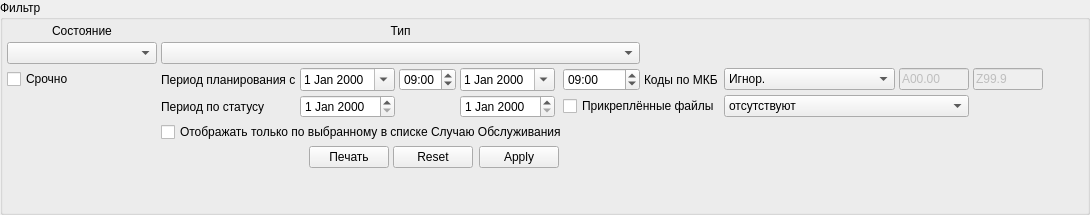
                 <widget class="QGroupBox" name="grbActionFilter">
                  <property name="title">
                   <string>Фильтр</string>
                  </property>
                  <layout class="QGridLayout" name="gridLayout_19">
                   <property name="margin">
                    <number>4</number>
                   </property>
                   <property name="spacing">
                    <number>4</number>
                   </property>
                   <item row="0" column="0">
                    <widget class="QLabel" name="lblFilterActionStatus">
                     <property name="minimumSize">
                      <size>
                       <width>150</width>
                       <height>0</height>
                      </size>
                     </property>
                     <property name="text">
                      <string>Состояние</string>
                     </property>
                     <property name="alignment">
                      <set>Qt::AlignCenter</set>
                     </property>
                    </widget>
                   </item>
                   <item row="0" column="1" colspan="6">
                    <widget class="QLabel" name="lblFilterActionType">
                     <property name="text">
                      <string>Тип</string>
                     </property>
                     <property name="alignment">
                      <set>Qt::AlignCenter</set>
                     </property>
                    </widget>
                   </item>
                   <item row="1" column="0">
                    <widget class="CActionStatusComboBox" name="cmbFilterActionStatus">
                     <property name="enabled">
                      <bool>true</bool>
                     </property>
                     <property name="sizePolicy">
                      <sizepolicy hsizetype="Preferred" vsizetype="Fixed">
                       <horstretch>0</horstretch>
                       <verstretch>0</verstretch>
                      </sizepolicy>
                     </property>
                     <property name="minimumSize">
                      <size>
                       <width>150</width>
                       <height>0</height>
                      </size>
                     </property>
                     <property name="maximumSize">
                      <size>
                       <width>150</width>
                       <height>16777215</height>
                      </size>
                     </property>
                    </widget>
                   </item>
                   <item row="3" column="0">
                    <widget class="QCheckBox" name="chkFilterIsUrgent">
                     <property name="text">
                      <string>Срочно</string>
                     </property>
                    </widget>
                   </item>
                   <item row="3" column="1">
                    <widget class="QLabel" name="label_4">
                     <property name="text">
                      <string>Период планирования с</string>
                     </property>
                    </widget>
                   </item>
                   <item row="3" column="2">
                    <widget class="CDateEdit" name="edtFilterBegDatePlan">
                     <property name="calendarPopup">
                      <bool>true</bool>
                     </property>
                    </widget>
                   </item>
                   <item row="3" column="3">
                    <widget class="QLabel" name="label_6">
                     <property name="text">
                      <string>по</string>
                     </property>
                    </widget>
                   </item>
                   <item row="3" column="4">
                    <widget class="CDateEdit" name="edtFilterEndDatePlan">
                     <property name="calendarPopup">
                      <bool>true</bool>
                     </property>
                    </widget>
                   </item>
                   <item row="7" column="1">
                    <spacer name="verticalSpacer">
                     <property name="orientation">
                      <enum>Qt::Vertical</enum>
                     </property>
                     <property name="sizeHint" stdset="0">
                      <size>
                       <width>20</width>
                       <height>40</height>
                      </size>
                     </property>
                    </spacer>
                   </item>
                   <item row="4" column="2">
                    <widget class="CDateEdit" name="edtFilterBegDateByStatus"/>
                   </item>
                   <item row="4" column="4">
                    <widget class="CDateEdit" name="edtFilterEndDateByStatus"/>
                   </item>
                   <item row="6" column="0" colspan="6">
                    <layout class="QHBoxLayout" name="horizontalLayout_2">
                     <item>
                      <spacer name="horizontalSpacer_6">
                       <property name="orientation">
                        <enum>Qt::Horizontal</enum>
                       </property>
                       <property name="sizeHint" stdset="0">
                        <size>
                         <width>40</width>
                         <height>20</height>
                        </size>
                       </property>
                      </spacer>
                     </item>
                     <item>
                      <widget class="CPrintButton" name="btnPrintActionListVariant">
                       <property name="text">
                        <string>Печать</string>
                       </property>
                      </widget>
                     </item>
                     <item>
                      <widget class="QDialogButtonBox" name="buttonBoxAction">
                       <property name="sizePolicy">
                        <sizepolicy hsizetype="Fixed" vsizetype="Fixed">
                         <horstretch>0</horstretch>
                         <verstretch>0</verstretch>
                        </sizepolicy>
                       </property>
                       <property name="standardButtons">
                        <set>QDialogButtonBox::Apply|QDialogButtonBox::Reset</set>
                       </property>
                      </widget>
                     </item>
                    </layout>
                   </item>
                   <item row="1" column="1" colspan="6">
                    <widget class="CActionTypeComboBox" name="cmbFilterActionType">
                     <property name="enabled">
                      <bool>true</bool>
                     </property>
                    </widget>
                   </item>
                   <item row="3" column="3">
                    <widget class="QTimeEdit" name="edtFilterBegTimePlan">
                     <property name="displayFormat">
                      <string>HH:mm</string>
                     </property>
                     <property name="time">
                      <time>
                       <hour>9</hour>
                       <minute>0</minute>
                       <second>0</second>
                      </time>
                     </property>
                    </widget>
                   </item>
                   <item row="3" column="11">
                    <spacer name="horizontalSpacer_11">
                     <property name="orientation">
                      <enum>Qt::Horizontal</enum>
                     </property>
                     <property name="sizeHint" stdset="0">
                      <size>
                       <width>40</width>
                       <height>20</height>
                      </size>
                     </property>
                    </spacer>
                   </item>
                   <item row="3" column="6">
                    <widget class="QTimeEdit" name="edtFilterEndTimePlan">
                     <property name="displayFormat">
                      <string>HH:mm</string>
                     </property>
                     <property name="time">
                      <time>
                       <hour>9</hour>
                       <minute>0</minute>
                       <second>0</second>
                      </time>
                     </property>
                    </widget>
                   </item>
                   <item row="4" column="1">
                    <widget class="QLabel" name="lblFilterDatesByStatus">
                     <property name="text">
                      <string>Период по статусу</string>
                     </property>
                    </widget>
                   </item>
                   <item row="5" column="1" colspan="6">
                    <widget class="QCheckBox" name="chkFilterActionOnlyEvent">
                     <property name="text">
                      <string>Отображать только по выбранному в списке Случаю Обслуживания</string>
                     </property>
                    </widget>
                   </item>
                   <item row="3" column="8">
                    <widget class="QComboBox" name="cmbFilterActionMKB">
                     <item>
                      <property name="text">
                       <string>Игнор.</string>
                      </property>
                     </item>
                     <item>
                      <property name="text">
                       <string>Интервал</string>
                      </property>
                     </item>
                    </widget>
                   </item>
                   <item row="3" column="7">
                    <widget class="QLabel" name="lblFilterMKBFrom">
                     <property name="text">
                      <string>Коды по МКБ</string>
                     </property>
                    </widget>
                   </item>
                   <item row="3" column="9">
                    <widget class="CICDCodeEdit" name="edtFilterMKBFrom">
                     <property name="enabled">
                      <bool>false</bool>
                     </property>
                     <property name="sizePolicy">
                      <sizepolicy hsizetype="Fixed" vsizetype="Fixed">
                       <horstretch>0</horstretch>
                       <verstretch>0</verstretch>
                      </sizepolicy>
                     </property>
                     <property name="maximumSize">
                      <size>
                       <width>70</width>
                       <height>16777215</height>
                      </size>
                     </property>
                     <property name="inputMask">
                      <string>a00.00; </string>
                     </property>
                     <property name="text">
                      <string>A00.00</string>
                     </property>
                     <property name="maxLength">
                      <number>6</number>
                     </property>
                    </widget>
                   </item>
                   <item row="3" column="10">
                    <widget class="CICDCodeEdit" name="edtFilterMKBTo">
                     <property name="enabled">
                      <bool>false</bool>
                     </property>
                     <property name="sizePolicy">
                      <sizepolicy hsizetype="Fixed" vsizetype="Fixed">
                       <horstretch>0</horstretch>
                       <verstretch>0</verstretch>
                      </sizepolicy>
                     </property>
                     <property name="maximumSize">
                      <size>
                       <width>70</width>
                       <height>16777215</height>
                      </size>
                     </property>
                     <property name="inputMask">
                      <string>a00.00; </string>
                     </property>
                     <property name="text">
                      <string>Z99.9</string>
                     </property>
                     <property name="maxLength">
                      <number>6</number>
                     </property>
                    </widget>
                   </item>
                   <item row="4" column="6" colspan="2">
                    <widget class="QCheckBox" name="chkFileAttachStatus">
                     <property name="text">
                      <string>Прикреплённые файлы</string>
                     </property>
                    </widget>
                   </item>
                   <item row="4" column="8" colspan="2">
                    <widget class="QComboBox" name="cmbFileAttachStatus">
                     <item>
                      <property name="text">
                       <string>отсутствуют</string>
                      </property>
                     </item>
                     <item>
                      <property name="text">
                       <string>неподписанные файлы</string>
                      </property>
                     </item>
                     <item>
                      <property name="text">
                       <string>ожидает подписания за организацию</string>
                      </property>
                     </item>
                     <item>
                      <property name="text">
                       <string>подписаны организацией</string>
                      </property>
                     </item>
                    </widget>
                   </item>
                  </layout>
                 </widget>
